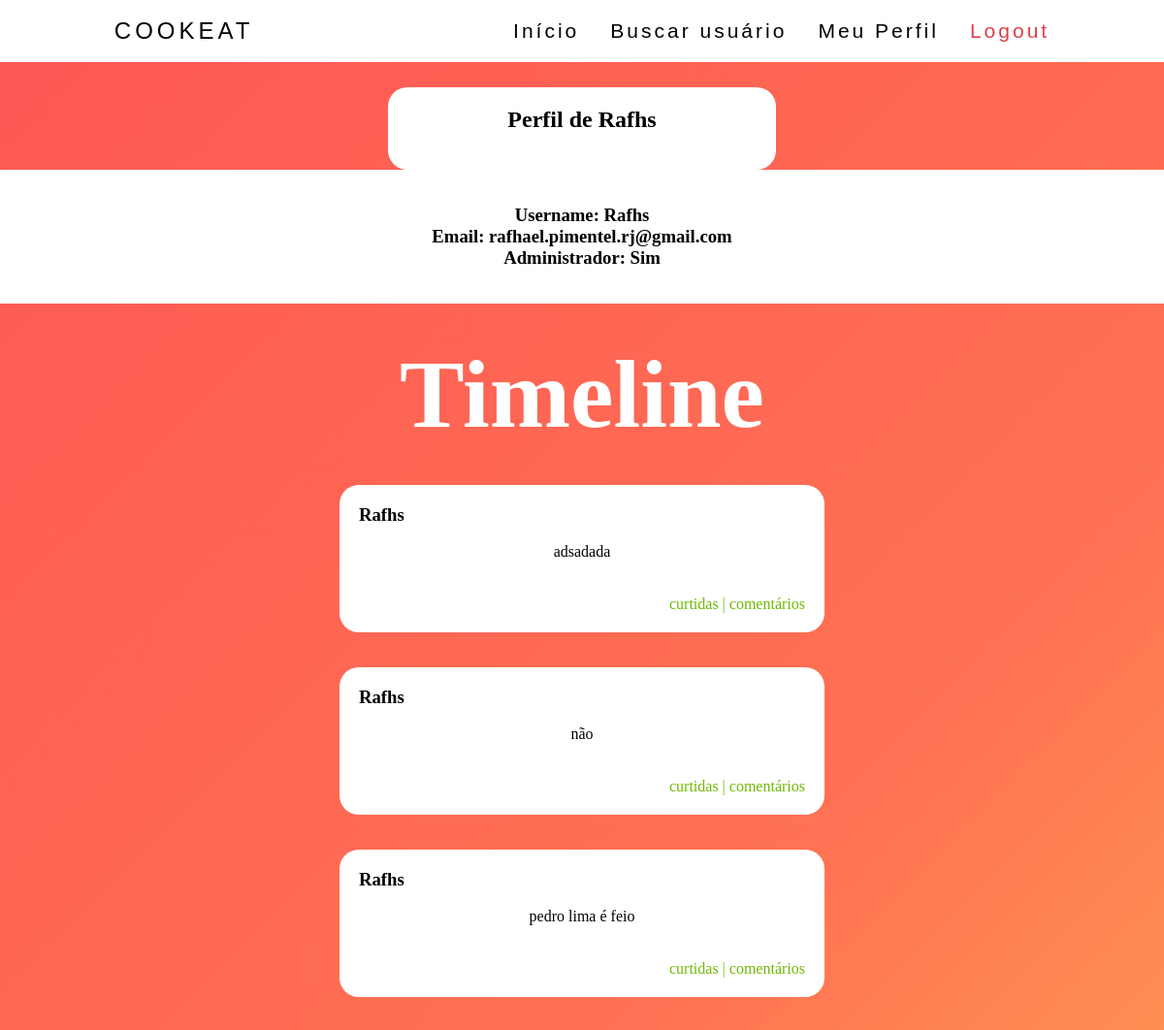
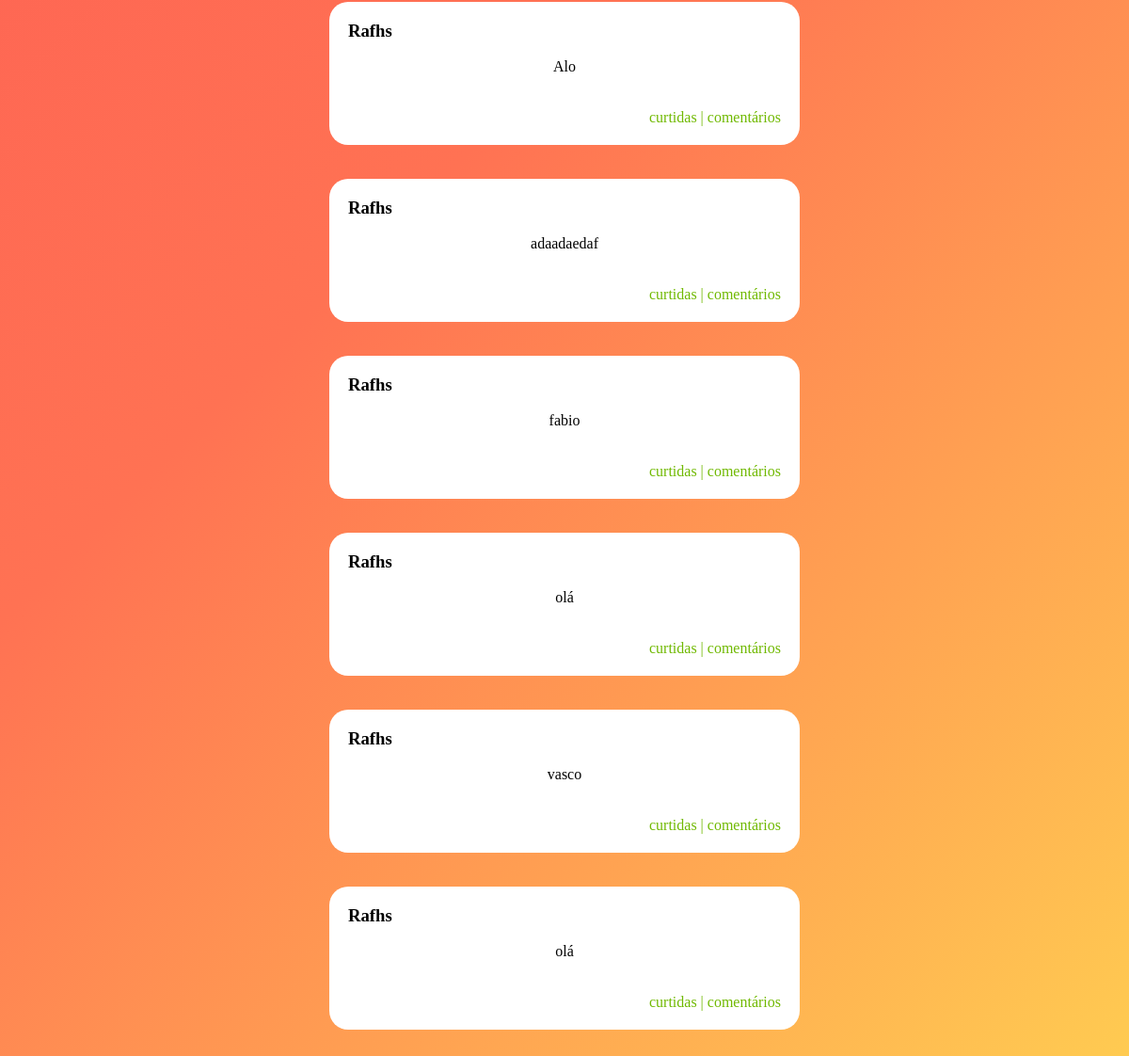
Page /src/src/perfil.php?cod_usuario=16 (signed in) on the earlier database version (2 pictures, top to bottom).
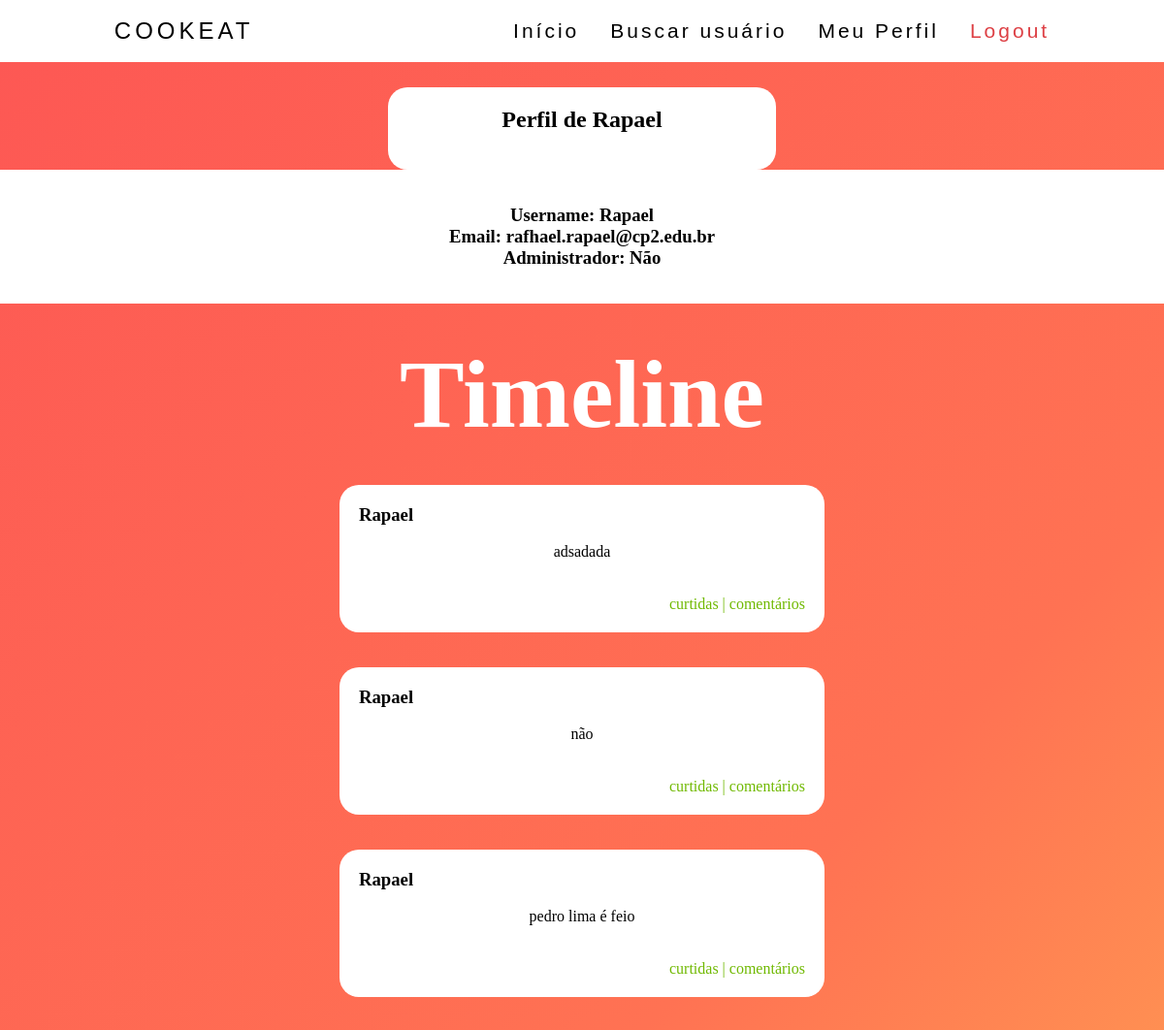
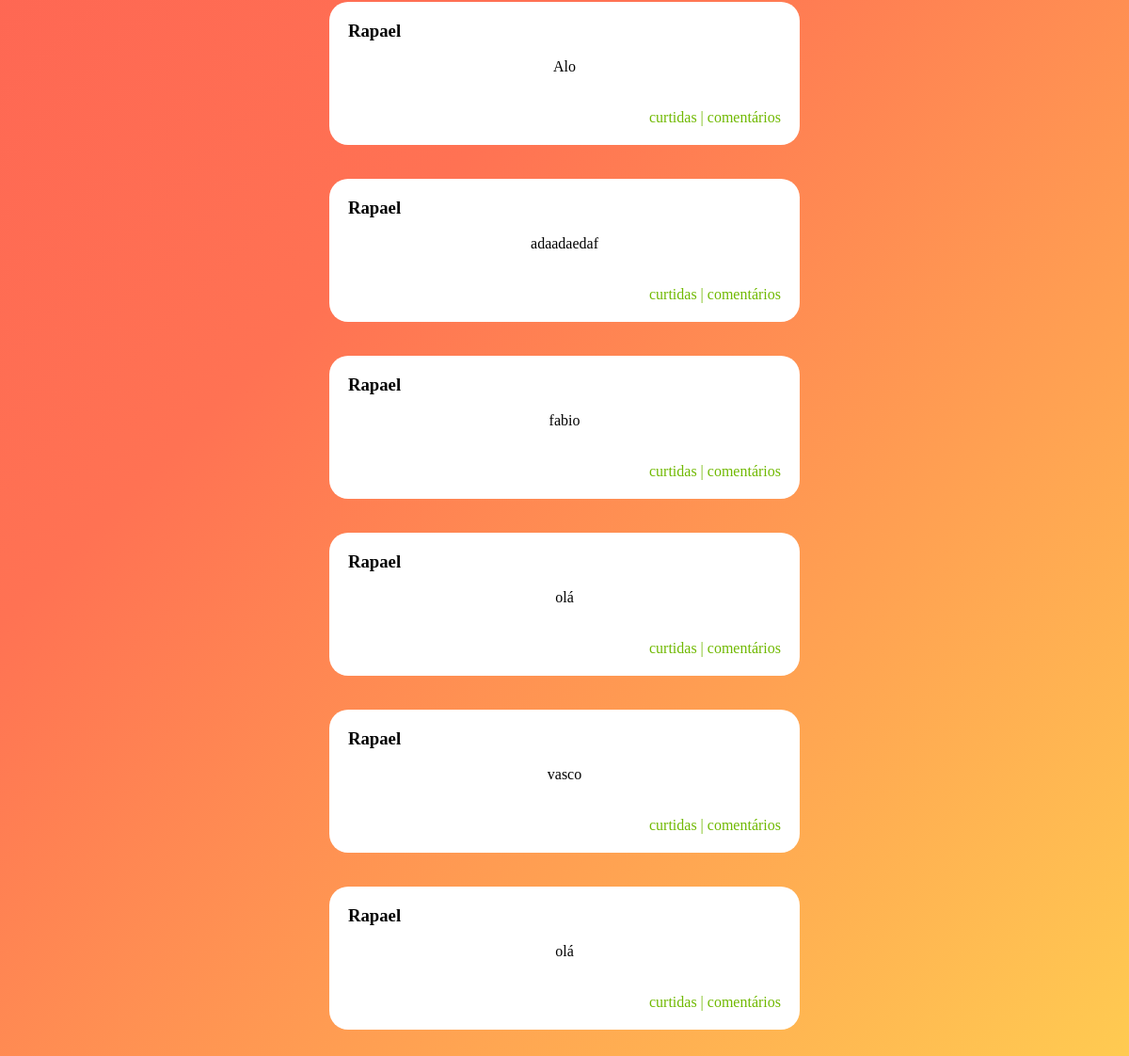
Same page on the later database version (2 pictures, top to bottom).
### tables this page shows
CREATE TABLE `usuarios` (
  `cod_usuario` int(11) NOT NULL,
  `username` varchar(16) NOT NULL,
  `senha_cript` varchar(255) NOT NULL,
  `email` varchar(60) NOT NULL,
  `adm` tinyint(1) NOT NULL
);

CREATE TABLE `posts` (
  `id_post` int(11) NOT NULL,
  `cod_autor` int(11) NOT NULL,
  `post` varchar(190) NOT NULL
);

### src/src/postagemcard.php (the view)
<div style="background-color: white; padding: 20px; border-radius: 20px; width: 500px; margin: auto;">
<h3 style="text-align: left"> <?php echo $usuario["username"] ?>  </h3> <br>
 <p> <?php echo $postagem["post"]; ?> </p> <br><br>
 <p style="color:  rgb(112, 185, 2); text-align: right">  <span> curtidas  |   comentários </span> </p>
</div> <br><br>

### src/src/perfil.php (shortened to what this page needs)
<?php
    include "conexao.php";
    $cod_usuario = $_GET["cod_usuario"];
    $sql = "SELECT * FROM usuarios WHERE cod_usuario = '$cod_usuario';";
    $res = mysqli_query($mysqli,$sql);
    $usuario = mysqli_fetch_array($res);
    ?>
<html>
    <head>
        <link rel='stylesheet' href="assets/css/styleee.css">
    </head>
    <body style=" background: linear-gradient(-45deg,  #ffce51, #ff7253, #fd5754)" >
        <?php include "navuser.php" ?>
        <br><br><br><br><br>
           <div style="background-color: white; padding: 20px; border-radius: 20px; width: 400px; margin: auto; border-color: black; border: 1">
                    <h2 style='text-align: center'>Perfil de <?php echo $usuario["username"] ?></h2><br>
            </div>
            <div style="background-color: white; text-align: center; border-color: black; border: 1"> <br><br>
            <h3> Username: <?php echo $usuario["username"]; ?></h3>
            <h3> Email: <?php echo $usuario["email"]; ?></h3>
            <h3> Administrador: <?php if($usuario["adm"] == 1) { echo "Sim"; } else { echo"Não"; } ?></h3>
            <br><br> </div>
            <br><br>
            <h1 style="color: white; text-align: center;font-size:100px"> Timeline </h1>
<br><br>
<div style="margin: auto; text-align: center">
    <?php
        $sql = "SELECT * FROM posts WHERE cod_autor = $cod_usuario;";
        $res = mysqli_query($mysqli,$sql);
        $linhas = mysqli_num_rows($res);
        for($i=0; $i < $linhas; $i++){
            $postagem = mysqli_fetch_array($res);
            if($_SESSION["adm"] == 1){
                include("postagemcardmeu.php");
            }else{
                include("postagemcard.php");
            }
        }
        ?><br><br>
</div>
<br>
    </body>
    </html>

### src/src/navuser.php (shortened to what this page needs)
<nav style="text-align: right;position: fixed; overflow: hidden; width: 100%">
    <a class="logo" href="home.php">Cookeat</a>
    <ul style="font-size: 5x" class= "nav-list">
        <li><a href="home.php">Início</a></li>
        <li><a href="buscausuario.php">Buscar usuário</a></li>
        <li><a href="perfilmeu.php">Meu Perfil</a></li>
        <li><a href="logout.php" style="color: #dd4045" href="logout.php " onclick="if (!confirm('Tem certeza de que deseja encerrar a sessão?')) return false;" >Logout</a></li>
    </ul>
</nav>

### src/src/assets/css/styleee.css (style rules this page uses)
* { margin : 0; padding: 0; box-sizing: border-box; }
a { color: rgb(0, 0, 0); text-decoration: none; transition: 0.3s; font-size: 21px; }
.logo { font-size: 24px; text-transform: uppercase; letter-spacing: 4px; }
nav { display: flex; justify-content: space-around; align-items: center; font-family: 'Poppins', sans-serif; background: linear-gradient(-45deg, #ffce51, #ff7253, #fd5754) ; height: 8vh; }
.nav-list { list-style: none; display: flex; }
.nav-list li { letter-spacing: 3px; margin-left: 32px; }

### src/src/perfil.php (style rules this page uses)
nav { background: white ; }

Differences in the rows shown:
changed usuarios: username "Rafhs" → "Rapael"; email "rafhael.pimentel.rj@gmail.com" → "rafhael.rapael@cp2.edu.br"
Other differences:
text no longer shown: "Sim"
text now shown: "Não"
